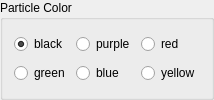
           <widget class="QGroupBox" name="group_rod_color">
            <property name="sizePolicy">
             <sizepolicy hsizetype="Maximum" vsizetype="Preferred">
              <horstretch>0</horstretch>
              <verstretch>0</verstretch>
             </sizepolicy>
            </property>
            <property name="title">
             <string>Particle Color</string>
            </property>
            <layout class="QGridLayout" name="gridLayout_4">
             <item row="0" column="3">
              <widget class="QRadioButton" name="rb_red">
               <property name="text">
                <string>red</string>
               </property>
              </widget>
             </item>
             <item row="0" column="2">
              <widget class="QRadioButton" name="rb_purple">
               <property name="text">
                <string>purple</string>
               </property>
              </widget>
             </item>
             <item row="0" column="1">
              <widget class="QRadioButton" name="rb_black">
               <property name="text">
                <string>black</string>
               </property>
               <property name="checked">
                <bool>true</bool>
               </property>
              </widget>
             </item>
             <item row="1" column="1">
              <widget class="QRadioButton" name="rb_green">
               <property name="text">
                <string>green</string>
               </property>
              </widget>
             </item>
             <item row="1" column="2">
              <widget class="QRadioButton" name="rb_blue">
               <property name="text">
                <string>blue</string>
               </property>
              </widget>
             </item>
             <item row="1" column="3">
              <widget class="QRadioButton" name="rb_yellow">
               <property name="text">
                <string>yellow</string>
               </property>
              </widget>
             </item>
            </layout>
           </widget>
